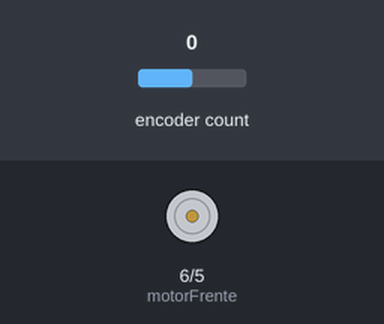
A sketch run on a simulated Arduino Uno, built with avr-gcc and run on an emulated ATmega328P. Parts: motor-driver pin pairs drawn as motors (green arrow = first pin HIGH = forward, orange = second pin HIGH = backward, longer = more drive). The test bench sets the inputs (shaded band); at power-on: encoder count 0. What the sketch prints to the serial monitor is not drawn.

Above: at 0.1 s.
At 0.6 s:
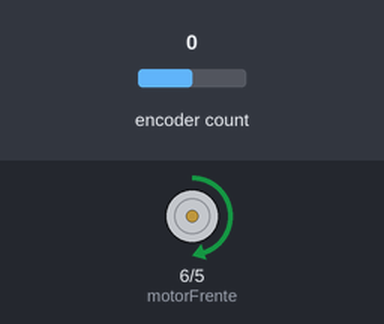
Timing chart, 0 to 2.1 s (numbered marks = the images above):
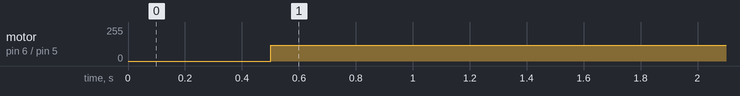

The sketch:

MotorEncoder.ino
```cpp
/* Programação para usar motor com Encoder
  Criado por Equipe Robonáticos:
  http://facebook.com/robonaticos
  Felipe Oliveira Silva, Antonio Pereira, Felipe de Souza Tiozo e Giovanna Diodato
  Agradecimento e Apoio: Equipe maxBots (Suzano) - Robson Amorim

  Para motores LEGO, ligue os fios conforme a imagem:
  http://www.josepino.com/articles/nxt/lego_connector_output.gif

  Ligação do Motor LEGO:
  Preto - Positivo ou negativo do motor (Ligar na Ponte H)
  Branco - Positivo ou negativo do motor (Ligar na Ponte H)
  Vermelho - GND do Encoder (Ligar no GND do circuito)
  Verde - Alimentação do Encoder (Ligue em uma fonte externa de 5V)
  Amarelo - Saida A do Encoder (Ligar em um pino digital de preferência com interrupção
  Azul - Saída B do Encoder (Ligar em um pino digital de preferência com interrupção

  OBS: Nos motores de LEGO NXT e EV3 uma rotação corresponde à 720 pulsos
*/
#include <Encoder.h>

// Mude os dois pinos para os pinos do encoder
//   Melhor performance: os dois pinos do encoder estão ligados em uma porta interrupt
//   Boa Performance: apenas um dos dois está em uma porta interrupt
//   Baixa Performance:  nenhum dos dois está em uma porta interrupt

// Para saber quais pinos são interrupt consulte em:
// https://www.arduino.cc/en/Reference/AttachInterrupt

Encoder encoder(18, 19);
#define forcaMotor 120 // PWM que o motor irá girar

#define motorFrente 6 // Porta PWM que o motor está conectado na Ponte H
#define motorTras 5 // Porta PWM que o motor está conectado na Ponte H

#define pulsos 720 // Número de pulsos que o motor irá girar, obs: Nos motores de LEGO 1 rotação corresponde à 720 pulsos

void setup() {
  pinMode(motorFrente, OUTPUT);
  pinMode(motorTras, OUTPUT);

  Serial.begin(9600);
  Serial.println("Inicio da contagem do Encoder:");
}

int contador = 1;

void loop() {

  //Serial.println(encoder.read()); // Exibe no Serial a contagem do Encoder

  delay(500);

  // Contador para fazer com que o motor só gire uma única vez
  if (contador == 1) {
    // Função para movimentar o motor
    moverMotor(forcaMotor);
    // Faz com que o motor se mova até que a contagem do encoder chegue ao número determinado
    while (encoder.read() <= pulsos) {
    }
    moverMotor(0); // quando a contagem chegar ao fim, para o motor
    Serial.print("Contagem de pulsos: ");
    Serial.println(encoder.read());
    encoder.write(0); // reseta o graus da contagem do encoder
    contador++;
  }
}

/*
   Função para movimentar o motor para frente ou para trás
   Parâmetro é a força em que o motor irá girar
*/
void moverMotor(int MotorA) {
  if (MotorA > 0) {
    analogWrite(motorFrente, MotorA);
    analogWrite(motorTras, 0);
  }
  else if (MotorA == 0) {
    analogWrite(motorFrente, 0);
    analogWrite(motorTras, 0);
  }
  else {
    analogWrite(motorFrente, 0);
    analogWrite(motorTras, abs(MotorA));
  }

};
```

Measured:
- by itself, motor on pin 6 (motorFrente) / pin 5 (motorTras): stopped → forward 120/255 at 0.50 s
